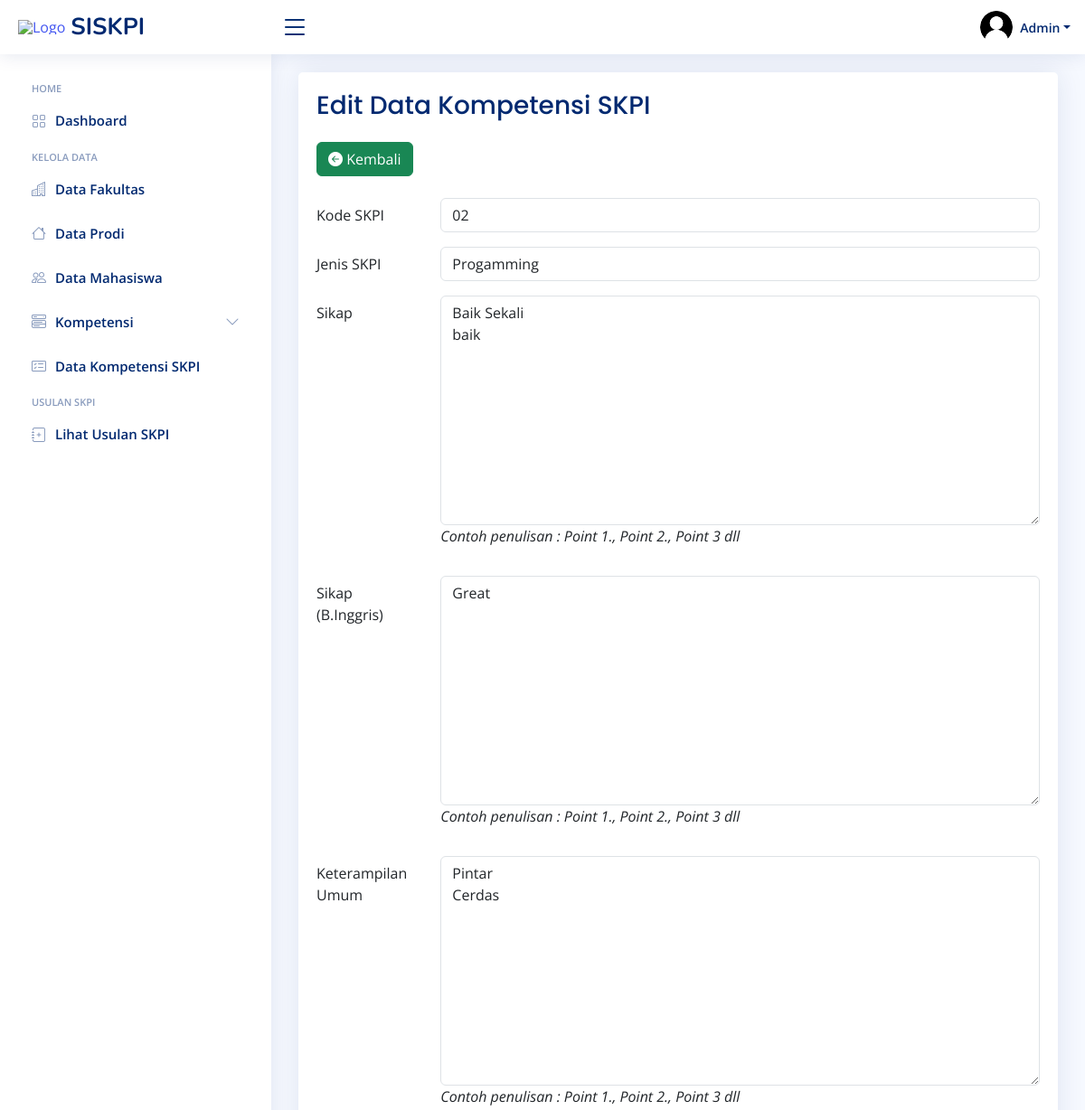
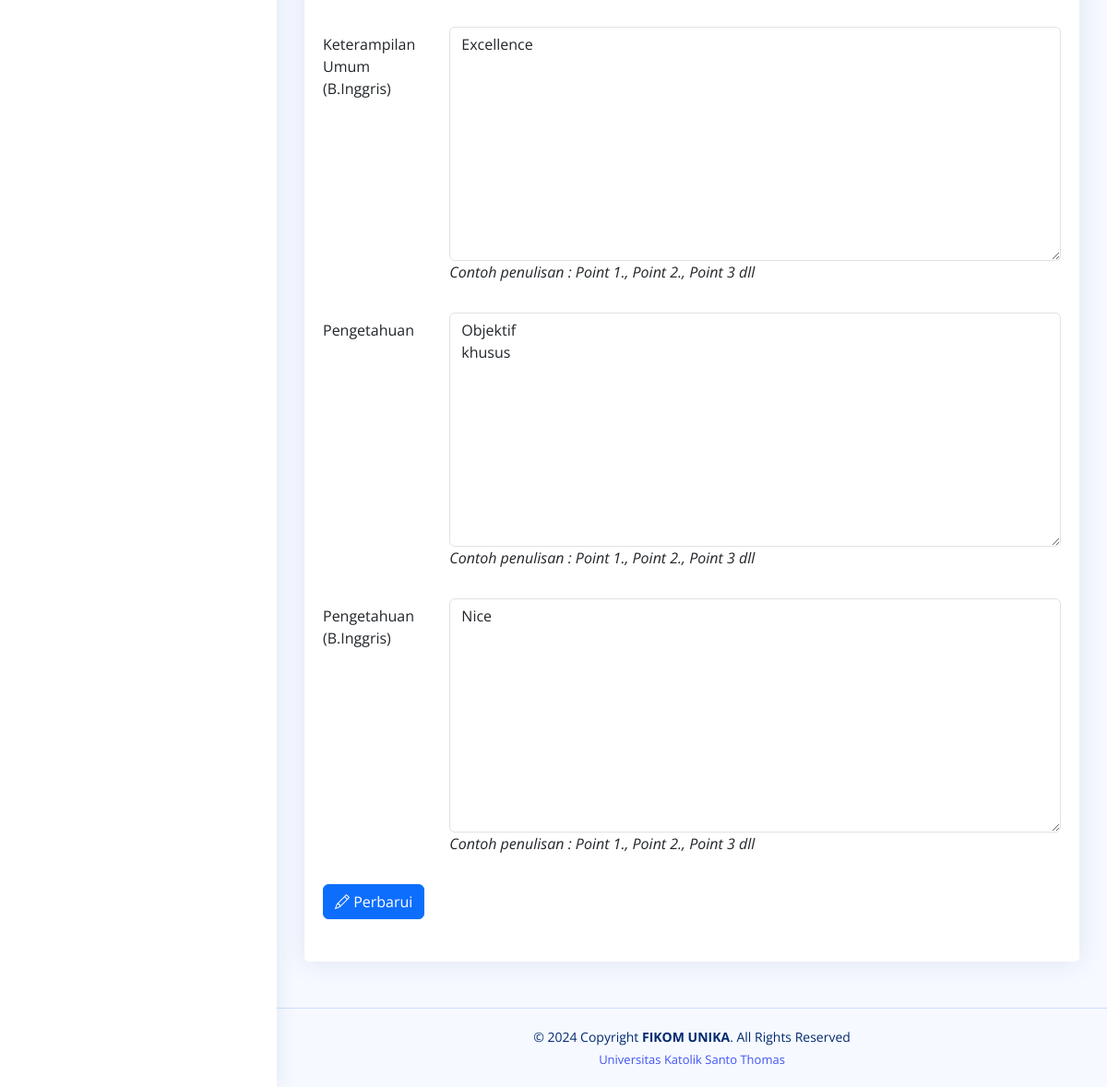
The app's page /admin/skpi/tskpi/edit_skpi.php?id=2 (signed in) with its own data (2 pictures, top to bottom).
### tables this page shows
CREATE TABLE `skpi` (
  `id_skpi` int(11) NOT NULL,
  `kode_skpi` varchar(20) NOT NULL,
  `jenis_skpi` varchar(255) NOT NULL,
  `sikap` text NOT NULL,
  `sikap_bing` text NOT NULL,
  `ket_umum` text NOT NULL,
  `ket_bing` text NOT NULL,
  `pengetahuan` text NOT NULL,
  `peng_bing` text NOT NULL
);

### admin/skpi/tskpi/edit_skpi.php (the view, shortened to what this page needs)
<?php include '../sidebar/header.php' ?>
<?php include '../sidebar/navbar.php' ?>
<main id="main" class="main">
    <section class="section dashboard">
    <div class="row">
        <div class="col">
        <div class="card info-card sales-card">
            <div class="card-body">
                <h1 class="card-title fs-3">Edit Data Kompetensi SKPI</h1>
                <a href="../skpi.php" class="btn btn-success mb-4"><i class="bi bi-arrow-left-circle-fill"></i> Kembali</a>
                <?php
                $id = $_GET['id'];
                $data = mysqli_query($koneksi,"SELECT * FROM skpi where id_skpi = '$id' ");
                while($d=mysqli_fetch_array($data)){
                ?>
                <form action="" method="POST" autocomplete="off" enctype="multipart/form-data">
                    <div class="row mb-3">
                        <label for="inputText" class="col-sm-2 col-form-label">Kode SKPI</label>
                        <div class="col-sm-10">
                            <input type="text" class="form-control" id="kd_skpi" name="kd_skpi" required oninvalid="this.setCustomValidity('Silahkan diisi')" value="<?= $d['kode_skpi'] ?>">
                        </div>
                    </div>
                    <div class="row mb-3">
                        <label for="inputText" class="col-sm-2 col-form-label">Jenis SKPI</label>
                        <div class="col-sm-10">
                            <input type="text" class="form-control" id="jenis_skpi" name="jenis_skpi" required oninvalid="this.setCustomValidity('Silahkan diisi')" value="<?= $d['jenis_skpi'] ?>">
                        </div>
                    </div>
                    <div class="row mb-3">
                        <label for="inputText" class="col-sm-2 col-form-label">Sikap</label>
                        <div class="col-sm-10">
                            <textarea class="form-control" name="sikap" id="sikap" cols="30" rows="10" required oninvalid="this.setCustomValidity('Silahkan diisi')"><?= $d['sikap'] ?></textarea>
                            <p class="fs-6"><i>Contoh penulisan : Point 1., Point 2., Point 3 dll</i></p>
                        </div>
                    </div>
                    <div class="row mb-3">
                        <label for="inputText" class="col-sm-2 col-form-label">Sikap (B.Inggris)</label>
                        <div class="col-sm-10">
                            <textarea class="form-control" name="sb" id="sb" cols="30" rows="10" required oninvalid="this.setCustomValidity('Silahkan diisi')"><?= $d['sikap_bing'] ?></textarea>
                            <p class="fs-6"><i>Contoh penulisan : Point 1., Point 2., Point 3 dll</i></p>
                        </div>
                    </div>
                    <div class="row mb-3">
                        <label for="inputText" class="col-sm-2 col-form-label">Keterampilan Umum</label>
                        <div class="col-sm-10">
                            <textarea class="form-control" name="ket_umum" id="ket_umum" cols="30" rows="10" required oninvalid="this.setCustomValidity('Silahkan diisi')"><?= $d['ket_umum'] ?></textarea>
                            <p class="fs-6"><i>Contoh penulisan : Point 1., Point 2., Point 3 dll</i></p>
                        </div>
                    </div>
                    <div class="row mb-3">
                        <label for="inputText" class="col-sm-2 col-form-label">Keterampilan Umum (B.Inggris)</label>
                        <div class="col-sm-10">
                            <textarea class="form-control" name="kb" id="kb" cols="30" rows="10" required oninvalid="this.setCustomValidity('Silahkan diisi')"><?= $d['ket_bing'] ?></textarea>
                            <p class="fs-6"><i>Contoh penulisan : Point 1., Point 2., Point 3 dll</i></p>
                        </div>
                    </div>
                    <div class="row mb-3">
                        <label for="inputText" class="col-sm-2 col-form-label">Pengetahuan</label>
                        <div class="col-sm-10">
                            <textarea class="form-control" name="pengetahuan" id="pengetahuan" cols="30" rows="10" required oninvalid="this.setCustomValidity('Silahkan diisi')"><?= $d['pengetahuan'] ?></textarea>
                            <p class="fs-6"><i>Contoh penulisan : Point 1., Point 2., Point 3 dll</i></p>
                        </div>
                    </div>
                    <div class="row mb-3">
                        <label for="inputText" class="col-sm-2 col-form-label">Pengetahuan (B.Inggris)</label>
                        <div class="col-sm-10">
                            <textarea class="form-control" name="pb" id="pb" cols="30" rows="10" required oninvalid="this.setCustomValidity('Silahkan diisi')"><?= $d['peng_bing'] ?></textarea>
                            <p class="fs-6"><i>Contoh penulisan : Point 1., Point 2., Point 3 dll</i></p>
                        </div>
                    </div>
                    <div class="row mb-3">
                        <div class="col-sm-10">
                            <button type="submit" name="edit" class="btn btn-primary"><i class="bi bi-pencil"></i> Perbarui</button>
                        </div>
                    </div>
                </form>
                <?php }
                ?>
            </div>
        </div>
        </div>
    </div>
    </section>
</main>
<?php include '../sidebar/footer.php' ?>

### admin/skpi/assets/css/style.css (style rules this page uses)
:root { scroll-behavior: smooth; }
body { font-family: "Open Sans", sans-serif; background: #f6f9ff; color: #444444; }
a { color: #4154f1; text-decoration: none; }
h1, h2, h3, h4, h5, h6 { font-family: "Nunito", sans-serif; }
#main { margin-top: 60px; padding: 20px 30px; transition: all 0.3s; }
.card { margin-bottom: 30px; border: none; border-radius: 5px; box-shadow: 0px 0 30px rgba(1, 41, 112, 0.1); }
.card-title { padding: 20px 0 15px 0; font-size: 18px; font-weight: 500; color: #012970; font-family: "Poppins", sans-serif; }
.card-body { padding: 0 20px 20px 20px; }
@media (min-width: 1200px) { #main, #footer { margin-left: 300px; } }
.dashboard .info-card { padding-bottom: 10px; }

### records on screen
skpi: kd_skpi "02", jenis_skpi "Progamming", sikap "Baik Sekali baik", sb "Great", ket_umum "Pintar Cerdas", kb "Excellence", pengetahuan "Objektif khusus", pb "Nice"
